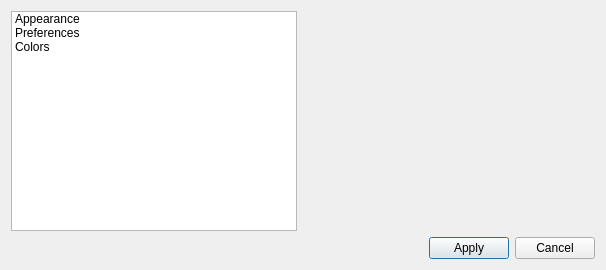
<?xml version="1.0" encoding="UTF-8"?>
<ui version="4.0">
 <class>OptionsDialog</class>
 <widget class="QDialog" name="OptionsDialog">
  <property name="geometry">
   <rect>
    <x>0</x>
    <y>0</y>
    <width>606</width>
    <height>270</height>
   </rect>
  </property>
  <property name="windowTitle">
   <string>Options</string>
  </property>
  <layout class="QGridLayout" name="gridLayout">
   <item row="0" column="0">
    <widget class="QListWidget" name="mOptionsList">
     <property name="sizePolicy">
      <sizepolicy hsizetype="MinimumExpanding" vsizetype="Expanding">
       <horstretch>0</horstretch>
       <verstretch>0</verstretch>
      </sizepolicy>
     </property>
     <item>
      <property name="text">
       <string>Appearance</string>
      </property>
      <property name="icon">
       <iconset resource="../../visual_db.qrc">
        <normaloff>:/img/window_new.png</normaloff>:/img/window_new.png</iconset>
      </property>
      <property name="flags">
       <set>ItemIsSelectable|ItemIsEnabled</set>
      </property>
     </item>
     <item>
      <property name="text">
       <string>Preferences</string>
      </property>
      <property name="icon">
       <iconset resource="../../visual_db.qrc">
        <normaloff>:/img/configure.png</normaloff>:/img/configure.png</iconset>
      </property>
      <property name="flags">
       <set>ItemIsSelectable|ItemIsEnabled</set>
      </property>
     </item>
     <item>
      <property name="text">
       <string>Colors</string>
      </property>
      <property name="icon">
       <iconset resource="../../visual_db.qrc">
        <normaloff>:/img/colors.png</normaloff>:/img/colors.png</iconset>
      </property>
      <property name="flags">
       <set>ItemIsSelectable|ItemIsEnabled</set>
      </property>
     </item>
    </widget>
   </item>
   <item row="1" column="0" colspan="3">
    <layout class="QHBoxLayout" name="horizontalLayout">
     <item>
      <spacer name="horizontalSpacer">
       <property name="orientation">
        <enum>Qt::Horizontal</enum>
       </property>
       <property name="sizeHint" stdset="0">
        <size>
         <width>40</width>
         <height>20</height>
        </size>
       </property>
      </spacer>
     </item>
     <item>
      <widget class="QPushButton" name="mApplyButton">
       <property name="text">
        <string>Apply</string>
       </property>
      </widget>
     </item>
     <item>
      <widget class="QPushButton" name="mCancelButton">
       <property name="text">
        <string>Cancel</string>
       </property>
      </widget>
     </item>
    </layout>
   </item>
   <item row="0" column="1">
    <widget class="QStackedWidget" name="mOptionsPages">
     <property name="sizePolicy">
      <sizepolicy hsizetype="MinimumExpanding" vsizetype="MinimumExpanding">
       <horstretch>0</horstretch>
       <verstretch>0</verstretch>
      </sizepolicy>
     </property>
     <property name="currentIndex">
      <number>2</number>
     </property>
     <widget class="QWidget" name="page_1">
      <layout class="QGridLayout" name="gridLayout_4">
       <item row="0" column="0">
        <widget class="AppearancePage" name="mAppearancePage">
         <property name="toolTip">
          <string>Appearance page</string>
         </property>
         <property name="whatsThis">
          <string>The widget is used in the options dialog for apperance features.</string>
         </property>
        </widget>
       </item>
      </layout>
     </widget>
     <widget class="QWidget" name="page_2">
      <layout class="QGridLayout" name="gridLayout_3">
       <item row="0" column="0">
        <widget class="PreferencesPage" name="mPreferencesPage">
         <property name="toolTip">
          <string>Preferences page</string>
         </property>
         <property name="whatsThis">
          <string>The widget is used in the options dialog for preferred features.</string>
         </property>
        </widget>
       </item>
      </layout>
     </widget>
     <widget class="QWidget" name="page_3">
      <property name="sizePolicy">
       <sizepolicy hsizetype="Expanding" vsizetype="Minimum">
        <horstretch>0</horstretch>
        <verstretch>0</verstretch>
       </sizepolicy>
      </property>
      <layout class="QGridLayout" name="gridLayout_2">
       <item row="0" column="0">
        <widget class="ColorsPage" name="mColorsPage">
         <property name="sizePolicy">
          <sizepolicy hsizetype="MinimumExpanding" vsizetype="MinimumExpanding">
           <horstretch>0</horstretch>
           <verstretch>0</verstretch>
          </sizepolicy>
         </property>
         <property name="toolTip">
          <string>Colors page</string>
         </property>
         <property name="whatsThis">
          <string>The widget is used in the options dialog for color features.</string>
         </property>
        </widget>
       </item>
      </layout>
     </widget>
    </widget>
   </item>
  </layout>
 </widget>
 <customwidgets>
  <customwidget>
   <class>AppearancePage</class>
   <extends>QWidget</extends>
   <header location="global">gui/AppearancePage.h</header>
  </customwidget>
  <customwidget>
   <class>ColorsPage</class>
   <extends>QWidget</extends>
   <header location="global">gui/ColorsPage.h</header>
  </customwidget>
  <customwidget>
   <class>PreferencesPage</class>
   <extends>QWidget</extends>
   <header location="global">gui/PreferencesPage.h</header>
  </customwidget>
 </customwidgets>
 <resources>
  <include location="../../visual_db.qrc"/>
 </resources>
 <connections>
  <connection>
   <sender>mApplyButton</sender>
   <signal>clicked()</signal>
   <receiver>OptionsDialog</receiver>
   <slot>accept()</slot>
   <hints>
    <hint type="sourcelabel">
     <x>526</x>
     <y>247</y>
    </hint>
    <hint type="destinationlabel">
     <x>400</x>
     <y>0</y>
    </hint>
   </hints>
  </connection>
  <connection>
   <sender>mCancelButton</sender>
   <signal>clicked()</signal>
   <receiver>OptionsDialog</receiver>
   <slot>reject()</slot>
   <hints>
    <hint type="sourcelabel">
     <x>615</x>
     <y>246</y>
    </hint>
    <hint type="destinationlabel">
     <x>564</x>
     <y>-13</y>
    </hint>
   </hints>
  </connection>
  <connection>
   <sender>mOptionsList</sender>
   <signal>currentItemChanged(QListWidgetItem*,QListWidgetItem*)</signal>
   <receiver>OptionsDialog</receiver>
   <slot>changePage(QListWidgetItem*,QListWidgetItem*)</slot>
   <hints>
    <hint type="sourcelabel">
     <x>114</x>
     <y>115</y>
    </hint>
    <hint type="destinationlabel">
     <x>255</x>
     <y>-13</y>
    </hint>
   </hints>
  </connection>
 </connections>
 <slots>
  <slot>changePage(QListWidgetItem*,QListWidgetItem*)</slot>
 </slots>
</ui>
